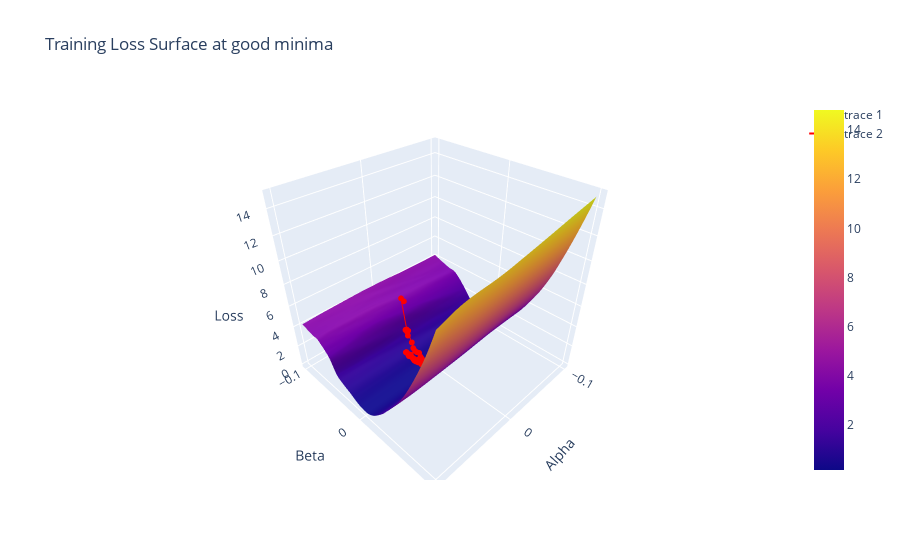
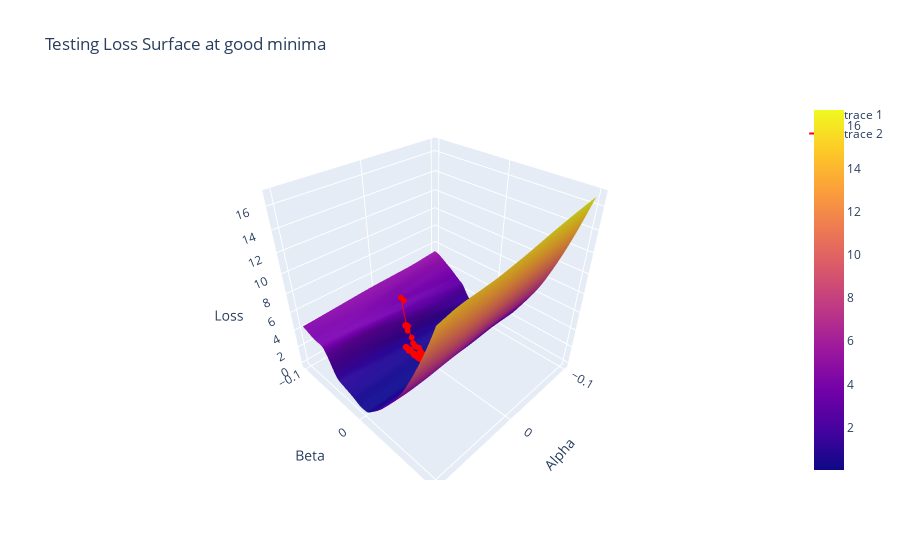

Notebook cell for these charts, in order:
### Code cell
plot_loss_surface_3d(alphas, betas, train_loss_surface_good, np.array(trajectory), 'Training Loss Surface at good minima')
plot_loss_surface_3d(alphas, betas, test_loss_surface_good, np.array(trajectory), 'Testing Loss Surface at good minima')
